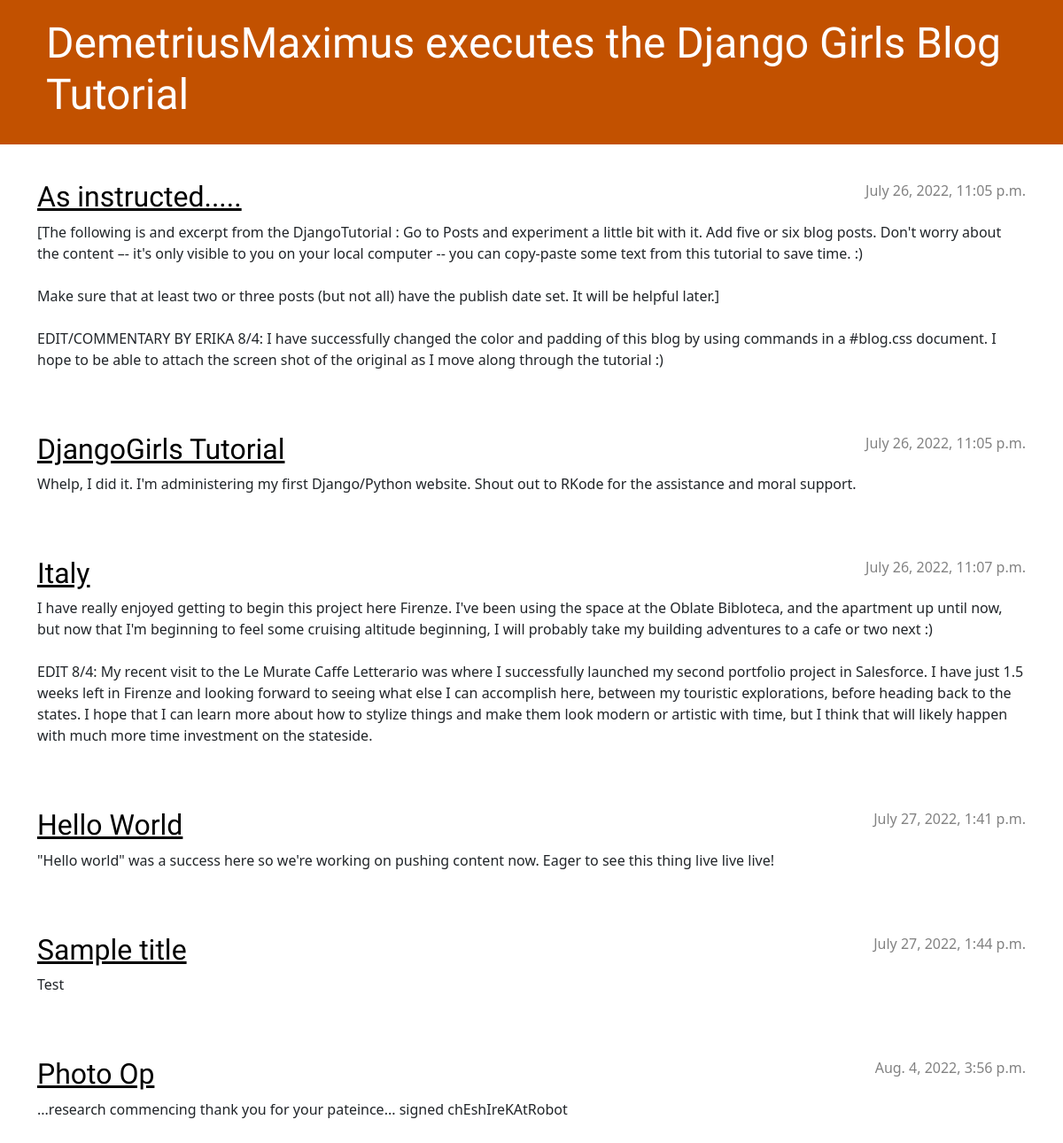
The app's page /, older data.
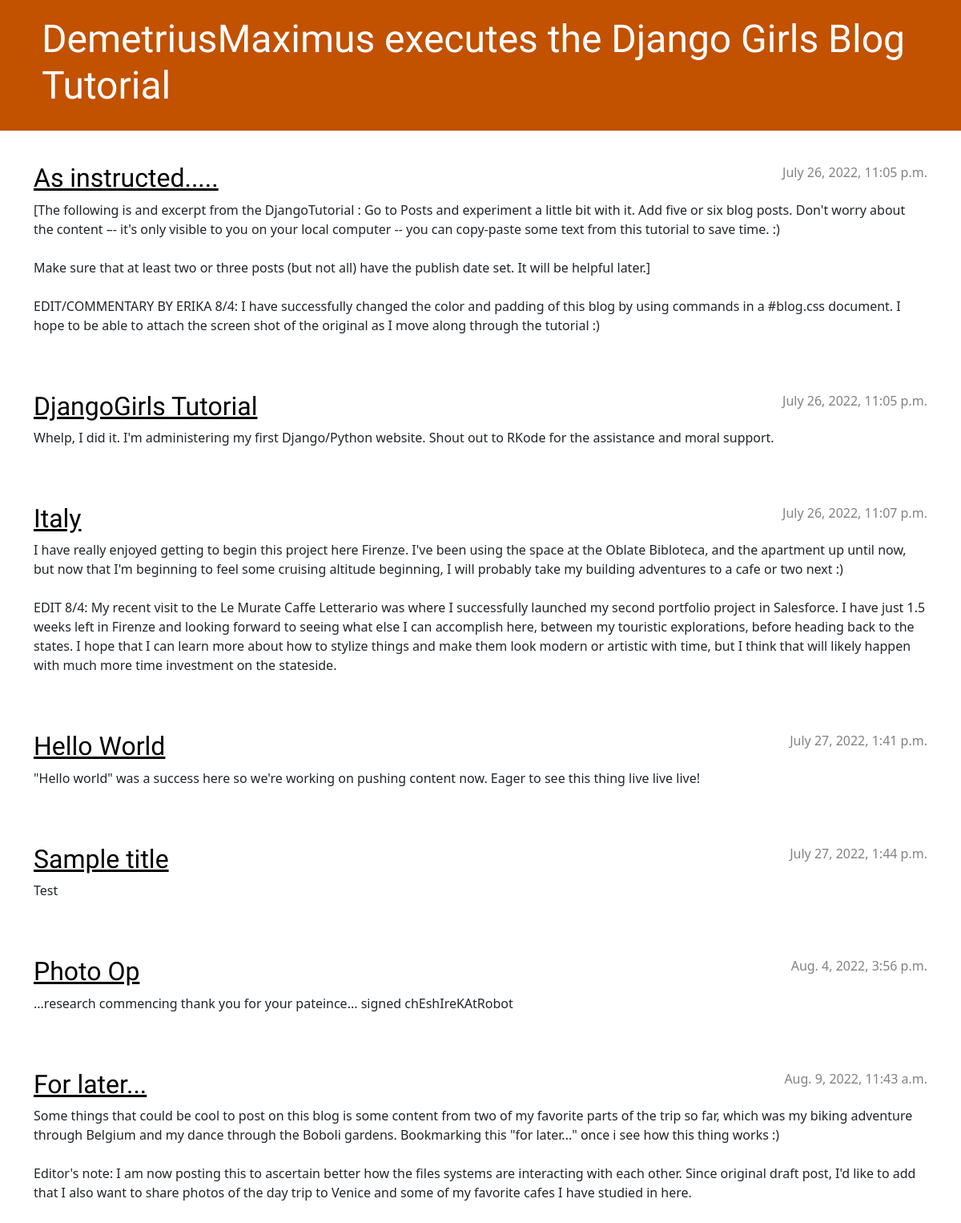
The same page, newer data.
### blog/models.py (models this page shows, shortened)
class Post(models.Model):
    author = models.ForeignKey(settings.AUTH_USER_MODEL, on_delete=models.CASCADE)
    title = models.CharField(max_length=200)
    text = models.TextField()
    created_date = models.DateTimeField(default=timezone.now)
    published_date = models.DateTimeField(blank=True, null=True)

### blog/views.py (the view)
# urls.py: path('', views.post_list, name='post_list'),
def post_list(request):
    posts = Post.objects.filter(published_date__lte=timezone.now()).order_by('published_date')
    return render(request, 'blog/post_list.html', {'posts': posts})

### blog/templates/blog/post_list.html
{% extends 'blog/base.html' %}
{% block content %}
    {% for post in posts %}
      <article class="post">
           <time class="date">
               {{ post.published_date }}
            </time>
            <h2><a href="{% url 'post_detail' pk=post.pk %}">{{ post.title }}</a></h2>
            <p>{{ post.text|linebreaksbr }}</p>
      </article>
    {% endfor %}
{% endblock %}

Row changes from the older to the newer data that the page shows:
now on this page (row edited): Post: published_date "Aug. 9, 2022, 11:43 a.m.", title "For later...", text "Some things that could be cool to post on this blog is some content from two of my favorite parts of the trip so far, which was my biking adventure through Belgium and my dance through the Boboli gardens. Bookmarking this \"for later...\" once i see how this thing works :) Editor's note: I am now posting this to ascertain better how the files systems are interacting with each other. Since original draft post, I'd like to add that I also want to share photos of the day trip to Venice and some of my favorite cafes I have studied in here."
